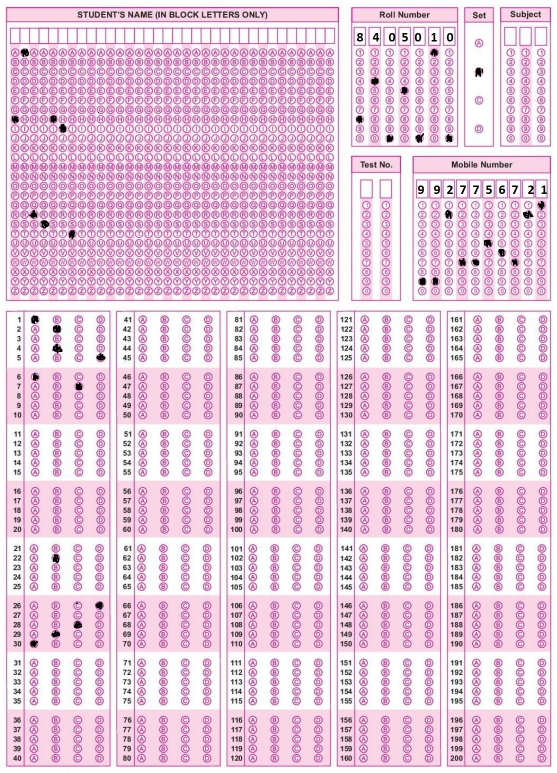
#> input picture 3.jpg, 1114 x 1546 px (shown at 1/2 size)
$ jupyter execute --allow-errors 'OMR Type 1.ipynb'
#> lines starting #> are read from the running program, lines starting #| are printed output that depends on the picture; after the words box and inside, x2 and y2 are one past the last pixel; in counts of white or black regions, pixels touching at a corner belong together
[cell 1]
## TO STACK ALL THE IMAGES IN ONE WINDOW
def stackImages(imgArray,scale,lables=[]):
    rows = len(imgArray)
    cols = len(imgArray[0])
    rowsAvailable = isinstance(imgArray[0], list)
    width = imgArray[0][0].shape[1]
    height = imgArray[0][0].shape[0]
    if rowsAvailable:
        for x in range ( 0, rows):
            for y in range(0, cols):
                imgArray[x][y] = cv2.resize(imgArray[x][y], (0, 0), None, scale, scale)
                if len(imgArray[x][y].shape) == 2: imgArray[x][y]= cv2.cvtColor( imgArray[x][y], cv2.COLOR_GRAY2BGR)
        imageBlank = np.zeros((height, width, 3), np.uint8)
        hor = [imageBlank]*rows
        hor_con = [imageBlank]*rows
        for x in range(0, rows):
            hor[x] = np.hstack(imgArray[x])
            hor_con[x] = np.concatenate(imgArray[x])
        ver = np.vstack(hor)
        ver_con = np.concatenate(hor)
    else:
        for x in range(0, rows):
            imgArray[x] = cv2.resize(imgArray[x], (0, 0), None, scale, scale)
            if len(imgArray[x].shape) == 2: imgArray[x] = cv2.cvtColor(imgArray[x], cv2.COLOR_GRAY2BGR)
        hor= np.hstack(imgArray)
        hor_con= np.concatenate(imgArray)
        ver = hor
    if len(lables) != 0:
        eachImgWidth= int(ver.shape[1] / cols)
        eachImgHeight = int(ver.shape[0] / rows)
        #print(eachImgHeight)
        for d in range(0, rows):
            for c in range (0,cols):
                cv2.rectangle(ver,(c*eachImgWidth,eachImgHeight*d),(c*eachImgWidth+len(lables[d])*13+27,30+eachImgHeight*d),(255,255,255),cv2.FILLED)
                cv2.putText(ver,lables[d],(eachImgWidth*c+10,eachImgHeight*d+20),cv2.FONT_HERSHEY_COMPLEX,0.7,(255,0,255),2)
    return ver

[cell 2]
def getCornerPoints(cont):
    peri = cv2.arcLength(cont, True) # LENGTH OF CONTOUR
    approx = cv2.approxPolyDP(cont, 0.02 * peri, True) # APPROXIMATE THE POLY TO GET CORNER POINTS
    return approx

[cell 3]
def rectContour(contours):

    rectCon = []
    max_area = 0
    for i in contours:
        area = cv2.contourArea(i)
        if area > 50:
            peri = cv2.arcLength(i, True)
            approx = cv2.approxPolyDP(i, 0.02 * peri, True)
            if len(approx) == 4:
                rectCon.append(i)
    rectCon = sorted(rectCon, key=cv2.contourArea,reverse=True)
    #print(len(rectCon))
    return rectCon

[cell 4]
def reorder(myPoints):

    myPoints = myPoints.reshape((4, 2)) # REMOVE EXTRA BRACKET
    print(myPoints)
    myPointsNew = np.zeros((4, 1, 2), np.int32) # NEW MATRIX WITH ARRANGED POINTS
    add = myPoints.sum(1)
    print(add)
    print(np.argmax(add))
    myPointsNew[0] = myPoints[np.argmin(add)]  #[0,0]
    myPointsNew[3] =myPoints[np.argmax(add)]   #[w,h]
    diff = np.diff(myPoints, axis=1)
    myPointsNew[1] =myPoints[np.argmin(diff)]  #[w,0]
    myPointsNew[2] = myPoints[np.argmax(diff)] #[h,0]

    return myPointsNew

[cell 5]
###########For Name
def hsplitBoxes(img,CN,RN):
    cols = np.hsplit(img,CN)
    boxes=[]
    for r in cols:
        rows= np.vsplit(r,RN)
        for box in rows:
            boxes.append(box)

    return boxes

[cell 6]
def vsplitAnsBoxes(img,CN,RN):
    rows = np.vsplit(img,RN)
    boxes=[]
    for r in rows:
        cols= np.hsplit(r,CN)
        for box in cols:
            boxes.append(box)

    return boxes

[cell 7]
# [7 lines left out: function vsplitBoxes, not called in this run]

[cell 8]
# [22 lines left out: function showAnswers, not called in this run]

[cell 9]
# [12 lines left out: function drawGrid, not called in this run]

[cell 10]
#convert list to string
def listToString(s):

    # initialize an empty string
    str1 = ""

    # traverse in the string
    for ele in s:
        str1 += ele

    # return string
    return str1

[cell 11]
def markGrades(name,roll,mobile,setcode,total,grade):
    with open('grades.csv','r+') as f:
        myDataList = f.readlines()
        nameList =[]
        for line in myDataList:
            entry = line.split(',')
            nameList.append(entry[0])
        if name not in  line:

            f.writelines(f'\n{name},{roll},{mobile},{setcode},{total},{grade}')

[cell 12]
import cv2
import numpy as np

[cell 13]
img=cv2.imread('3.jpg')
#> img is the input picture: shape (1546, 1114, 3); mean B, G, R 222.7, 203.2, 231.8

[cell 14]
#parameters
width_img=700
height_img=700


answers=[3,0,3,1,3,0,1,2,2,1,1,3,0,1,2,1,2,3,1,2,2,0,0,3,1,3,0,2,1,0]

[cell 15]
img=cv2.resize(img,(width_img,height_img))
#> img: shape (700, 700, 3)

[cell 16]
# preprocess our image        #10  50
imgBlank = np.zeros_like(img)
imgGray=cv2.cvtColor(img,cv2.COLOR_BGR2GRAY)
imgBlur = cv2.GaussianBlur(imgGray, (5, 5), 1) # ADD GAUSSIAN BLUR
imgCanny = cv2.Canny(imgBlur,50,220) # APPLY CANNY # detcting edges of the image
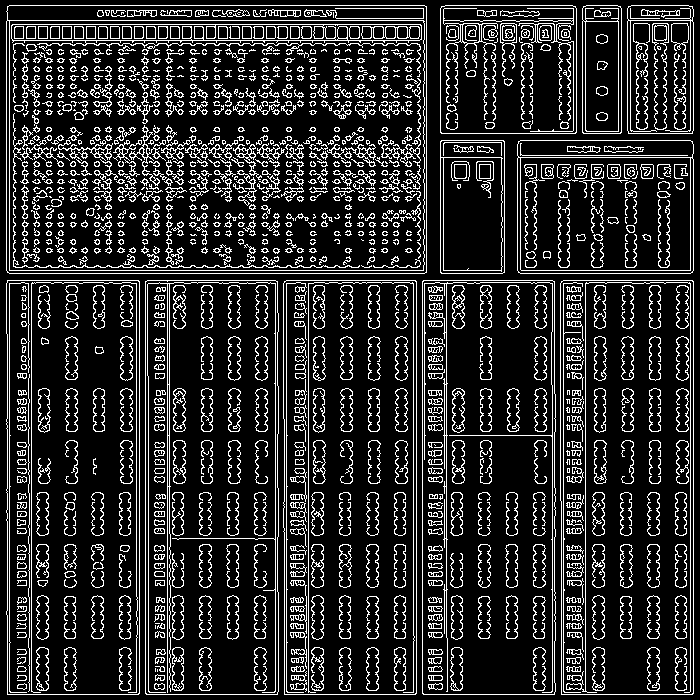
#> imgCanny: shape (700, 700); 16.3% white in thin lines or dots

[cell 17]
## FIND ALL COUNTOURS
imgContours = img.copy()

contours, hierarchy = cv2.findContours(imgCanny, cv2.RETR_EXTERNAL, cv2.CHAIN_APPROX_NONE) # FIND ALL CONTOURS
#> contours = 11 contours; largest, box (x1, y1, x2, y2) and area: (6, 5, 427, 274) 112537, (560, 280, 694, 695) 54864, (145, 280, 279, 695) 54860, (283, 280, 417, 695) 54806, (422, 280, 556, 695) 54760
cv2.drawContours(imgContours, contours, -1, (0, 255, 0), 5) # DRAW ALL DETECTED CONTOURS
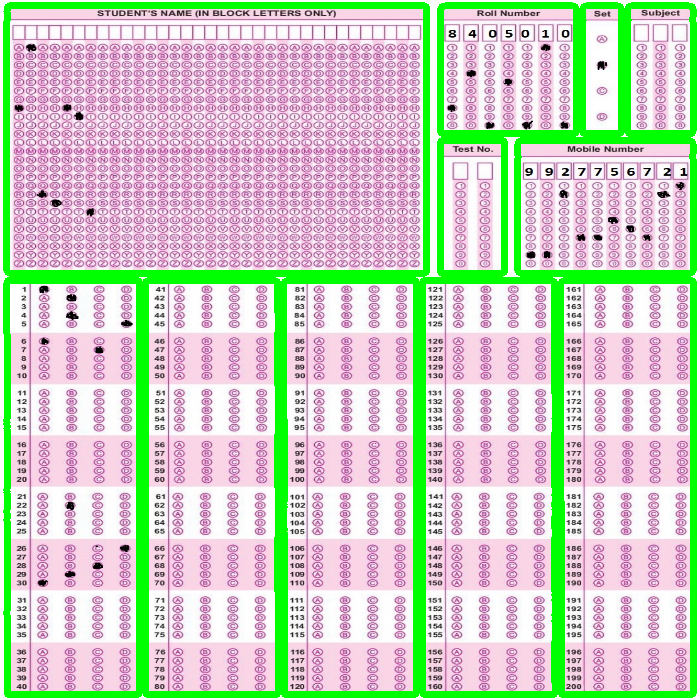
#> imgContours: shape (700, 700, 3); mean B, G, R 193.5, 207.6, 201.9

[cell 18]
#dont need of small rectangles and small area coutours
rectCons=rectContour(contours)   #fine all rect contour in our images
#> the loop in rectContour, `for i in contours:` made 11 passes
#> (area, peri, approx) on passes 1 to 6: (54863.5, 1091.1, [[563, 280], [561, 694], [692, 694], [693, 281]]), (54760.5, 1101, [[423, 280], [422, 693], [554, 694], [554, 281]]), (54805.5, 1094.4, [[286, 280], [284, 694], [415, 694], [416, 281]]), (54860.5, 1093.6, [[147, 280], [145, 693], [277, 694], [277, 281]]), (54716, 1098.3, [[7, 280], [7, 694], [138, 694], [139, 281]]), (23383, 615, [[518, 141], [518, 272], [692, 272], [692, 141]])
#> after the loop in rectContour, `for i in contours:`: rectCon has the same summary as contours outside rectContour
#> rectCons has the same summary as contours
nameContour=getCornerPoints(rectCons[0])  #for first biggest rectangle
#> in getCornerPoints, `peri = cv2.arcLength(cont, True)`: peri = 1373.3
#> in getCornerPoints, `approx = cv2.approxPolyDP(cont, 0.02 * peri, True)`: approx = [[7, 6], [7, 272], [426, 272], [426, 6]]
#> nameContour = [[7, 6], [7, 272], [426, 272], [426, 6]]
rollNumber=getCornerPoints(rectCons[7])#for forth biggest rectangle
#> rollNumber = [[441, 6], [441, 133], [576, 132], [575, 6]]
mobileNumber=getCornerPoints(rectCons[6])# for second biggest rectangle
#> mobileNumber = [[518, 141], [518, 272], [692, 272], [692, 141]]
answers1=getCornerPoints(rectCons[5])
#> answers1 = [[7, 280], [7, 694], [138, 694], [139, 281]]
answers2=getCornerPoints(rectCons[2])
#> answers2 = [[147, 280], [145, 693], [277, 694], [277, 281]]
answers3=getCornerPoints(rectCons[3])
#> answers3 = [[286, 280], [284, 694], [415, 694], [416, 281]]
answers4=getCornerPoints(rectCons[4])
#> answers4 = [[423, 280], [422, 693], [554, 694], [554, 281]]
answers5=getCornerPoints(rectCons[1])
#> answers5 = [[563, 280], [561, 694], [692, 694], [693, 281]]
setCode=getCornerPoints(rectCons[10])
#> setCode = [[586, 5], [582, 132], [620, 133], [621, 8]]

[cell 19]
print(len(rollNumber))
#| 4

[cell 20]
imgBiggestContour = img.copy()
if nameContour.size != 0 and rollNumber.size != 0:
    cv2.drawContours(imgBiggestContour, nameContour, -1, (0, 255, 0), 10)
    cv2.drawContours(imgBiggestContour,rollNumber , -1, (255, 0, 0), 10)
    cv2.drawContours(imgBiggestContour,mobileNumber , -1, (255, 0, 0), 10)
    cv2.drawContours(imgBiggestContour,answers1 , -1, (255, 0, 0), 10)
    cv2.drawContours(imgBiggestContour,answers2 , -1, (255, 0, 0), 10)
    cv2.drawContours(imgBiggestContour,answers3 , -1, (255, 0, 0), 10)
    cv2.drawContours(imgBiggestContour,answers4 , -1, (255, 0, 0), 10)
    cv2.drawContours(imgBiggestContour,answers5 , -1, (255, 0, 0), 10)
    cv2.drawContours(imgBiggestContour,setCode , -1, (0, 0, 255), 10)
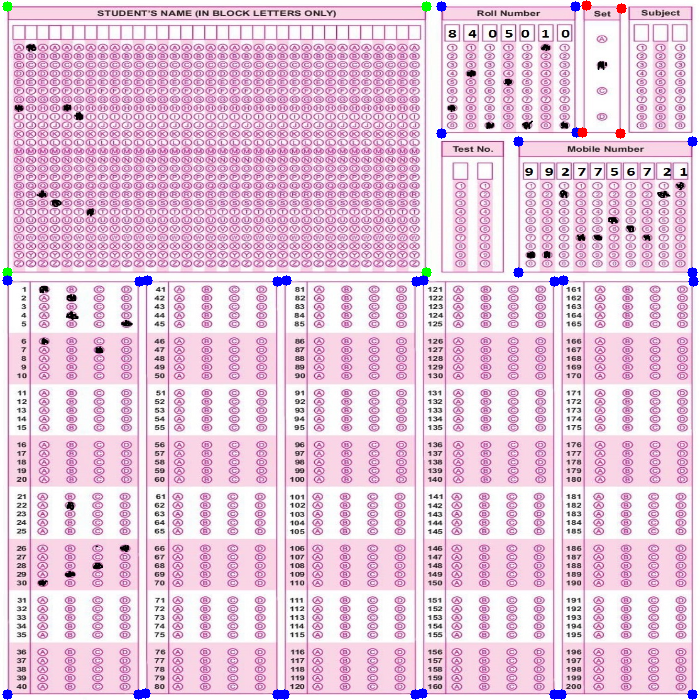
#> imgBiggestContour: shape (700, 700, 3); mean B, G, R 222.5, 202.1, 230.7
    nameContour=reorder(nameContour)
#> in reorder, `myPoints = myPoints.reshape((4, 2))`: myPoints = [[7, 6], [7, 272], [426, 272], [426, 6]]
#| [[  7   6]
#|  [  7 272]
#|  [426 272]
#|  [426   6]]
#> in reorder, `add = myPoints.sum(1)`: add = [13, 279, 698, 432]
#| [ 13 279 698 432]
#| 2
#> in reorder, `diff = np.diff(myPoints, axis=1)`: diff = [-1, 265, -154, -420]
#> nameContour = [[7, 6], [426, 6], [7, 272], [426, 272]]
    rollNumber=reorder(rollNumber)
#| [[441   6]
#|  [441 133]
#|  [576 132]
#|  [575   6]]
#| [447 574 708 581]
#| 2
#> rollNumber = [[441, 6], [575, 6], [441, 133], [576, 132]]
    mobileNumber=reorder(mobileNumber)
#| [[518 141]
#|  [518 272]
#|  [692 272]
#|  [692 141]]
#| [659 790 964 833]
#| 2
#> mobileNumber = [[518, 141], [692, 141], [518, 272], [692, 272]]
    answers1=reorder(answers1)
#| [[  7 280]
#|  [  7 694]
#|  [138 694]
#|  [139 281]]
#| [287 701 832 420]
#| 2
#> answers1 = [[7, 280], [139, 281], [7, 694], [138, 694]]
    answers2=reorder(answers2)
#| [[147 280]
#|  [145 693]
#|  [277 694]
#|  [277 281]]
#| [427 838 971 558]
#| 2
#> answers2 = [[147, 280], [277, 281], [145, 693], [277, 694]]
    answers3=reorder(answers3)
#| [[286 280]
#|  [284 694]
#|  [415 694]
#|  [416 281]]
#| [ 566  978 1109  697]
#| 2
#> answers3 = [[286, 280], [416, 281], [284, 694], [415, 694]]
    answers4=reorder(answers4)
#| [[423 280]
#|  [422 693]
#|  [554 694]
#|  [554 281]]
#| [ 703 1115 1248  835]
#| 2
#> answers4 = [[423, 280], [554, 281], [422, 693], [554, 694]]
    answers4=reorder(answers5)
#| [[563 280]
#|  [561 694]
#|  [692 694]
#|  [693 281]]
#| [ 843 1255 1386  974]
#| 2
#> answers4 = [[563, 280], [693, 281], [561, 694], [692, 694]]
    setCode=reorder(setCode)
#| [[586   5]
#|  [582 132]
#|  [620 133]
#|  [621   8]]
#| [591 714 753 629]
#| 2
#> setCode = [[586, 5], [621, 8], [582, 132], [620, 133]]
############################################################################################################################
###########################################################################################################################
################################################################################################################################


    ###############################################@###########
    namepts1 = np.float32(nameContour) # PREPARE POINTS FOR WARP
#> namepts1 = [[7, 6], [426, 6], [7, 272], [426, 272]]
    namepts2 = np.float32([[0, 0],[width_img, 0], [0, height_img],[width_img, height_img]]) # PREPARE POINTS FOR WARP
    matrix = cv2.getPerspectiveTransform(namepts1, namepts2) # GET TRANSFORMATION MATRIX
#> matrix = [[1.67, 1e-18, -11.69], [4.17e-18, 2.63, -15.79], [-4.18e-19, -9.54e-21, 1]]
    nameWarpColored = cv2.warpPerspective(img, matrix, (width_img, height_img)) # APPLY WARP PERSPECTIVE
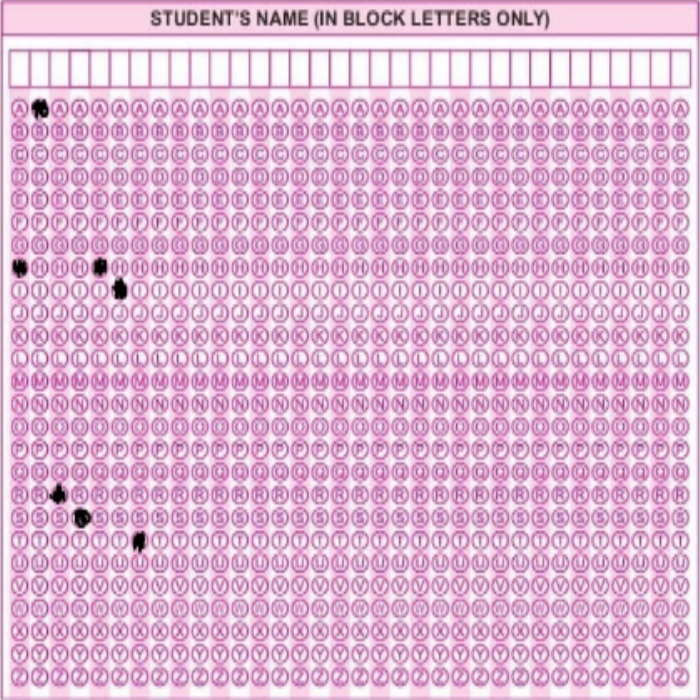
#> nameWarpColored: shape (700, 700, 3); mean B, G, R 211.9, 181.9, 222.8

    # APPLY THRESHOLD
    nameWarpGray = cv2.cvtColor(nameWarpColored,cv2.COLOR_BGR2GRAY) # CONVERT TO GRAYSCALE
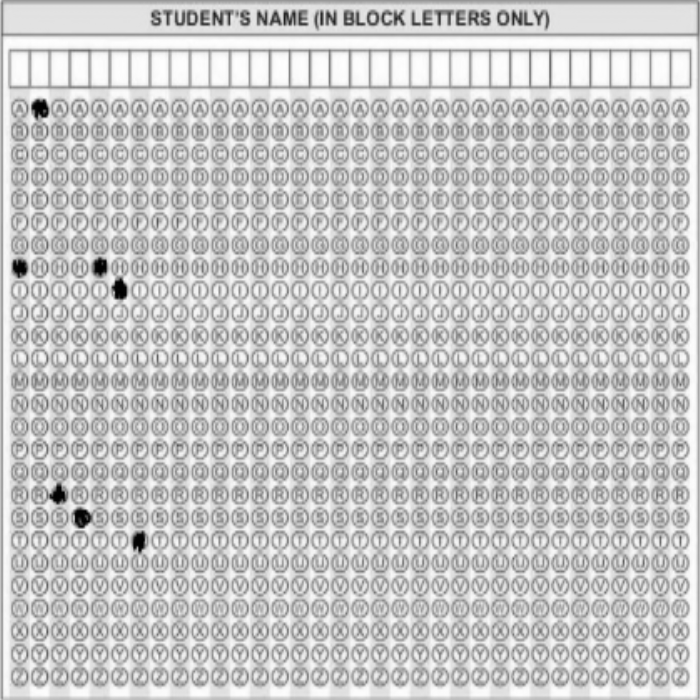
#> nameWarpGray: shape (700, 700); min 1, max 255, mean 197.5
    nameThresh = cv2.threshold(nameWarpGray, 170, 245,cv2.THRESH_BINARY_INV )[1] # APPLY THRESHOLD AND INVERSE
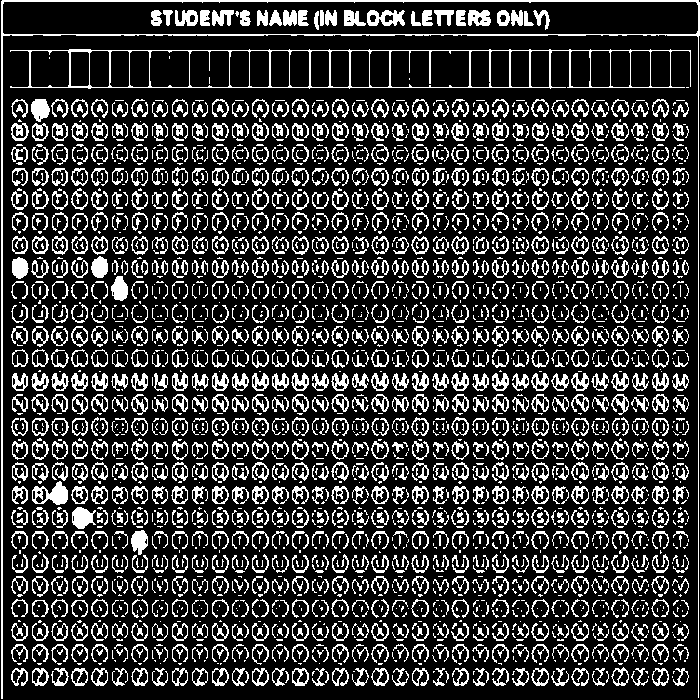
#> nameThresh: shape (700, 700); values 0 (black) and 245 (white), 22.7% white in thin lines or dots
    nameCropped = nameThresh[93:width_img-9,10:height_img-10]
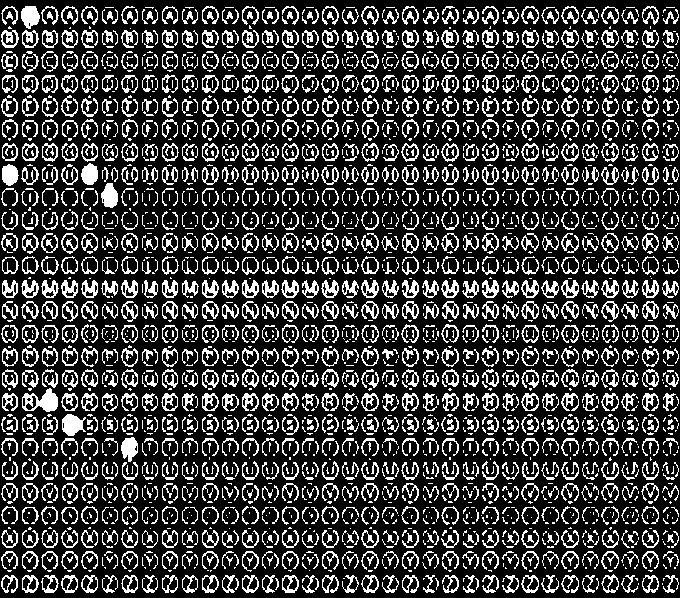
#> nameCropped: shape (598, 680); values 0 (black) and 245 (white), 24.4% white in thin lines or dots
    nameboxes = hsplitBoxes(nameCropped,34,26) # GET INDIVIDUAL BOXES
#> in hsplitBoxes, `cols = np.hsplit(img,CN)`: cols = 34 items
#> the loop in hsplitBoxes, `for r in cols:` made 34 passes
#> after the loop in hsplitBoxes, `for r in cols:`: boxes = 884 items
#> nameboxes = 884 items


#     cv2.imshow("Split Test ", boxes[19])
#     cv2.waitKey(0)
#Getting nonZero pixel values of each box
    nameCol=34
    nameRow=26
    countR=0
    countC=0
    namePixelVal = np.zeros((nameCol,nameRow)) # TO STORE THE NON ZERO VALUES OF EACH BOX
    for image in nameboxes:
        #cv2.imshow(str(countR)+str(countC),image)
        totalnamePixels = cv2.countNonZero(image)
        namePixelVal[countR][countC]= totalnamePixels
        countC += 1
        if (countC==nameRow):countC=0;countR +=1
#> this loop made 884 passes
#> totalnamePixels on passes 1 to 8: 114, 174, 143, 133, 130, 120, 131, 272
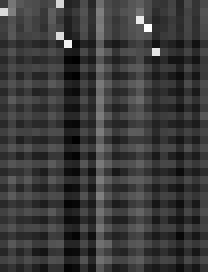
#> namePixelVal: shape (34, 26) float64 (shown 8 times larger); min 52, max 314, mean 112.2; drawn with min black and max white
#> after the loop, countC = 0; countR = 34

 # FIND THE USER ANSWERS AND PUT THEM IN A LIST
    myNameIndex=[]
    for x in range (0,nameCol):
        arr = namePixelVal[x]
        nameIndexVal = np.where(arr == np.amax(arr))
        if np.amax(arr)>200:
            myNameIndex.append(nameIndexVal[0][0])
        else:
            myNameIndex.append(' ')
#> this loop made 34 passes
#> nameIndexVal on passes 1 to 8: ([7],), ([0],), ([17],), ([18],), ([7],), ([8],), ([19],), ([12],)
#> after the loop, myNameIndex = 34 items, first 6: 7, 0, 17, 18, 7, 8

#     print(myNameIndex)

################################################################################################################################
###############################################################################################################################
##############################################################################################################################


# #     print(cv2.countNonZero(boxes[1]),cv2.countNonZero(boxes[2]))

    ##############################################################
    rollpts1 = np.float32(rollNumber) # PREPARE POINTS FOR WARP
#> rollpts1 = [[441, 6], [575, 6], [441, 133], [576, 132]]
    rollpts2 = np.float32([[0, 0],[width_img, 0], [0, height_img],[width_img, height_img]]) # PREPARE POINTS FOR WARP
    matrix = cv2.getPerspectiveTransform(rollpts1, rollpts2) # GET TRANSFORMATION MATRIX
#> matrix = [[5.05, 4.87e-16, -2229.2], [1.39e-17, 5.42, -32.5], [-5.69e-05, 5.78e-05, 1]]
    rollWarpColored = cv2.warpPerspective(img, matrix, (width_img, height_img)) # APPLY WARP PERSPECTIVE
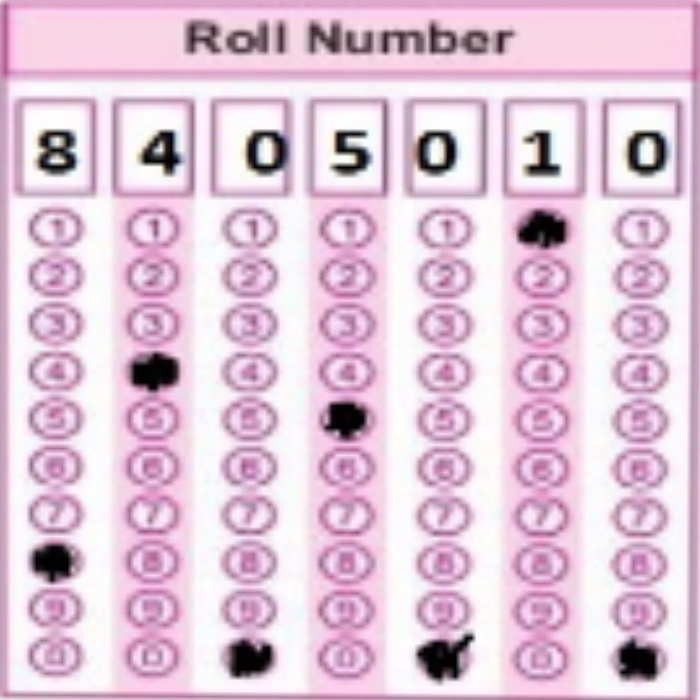
#> rollWarpColored: shape (700, 700, 3); mean B, G, R 216.5, 198, 224.2

        # APPLY THRESHOLD
    rollWarpGray = cv2.cvtColor(rollWarpColored,cv2.COLOR_BGR2GRAY) # CONVERT TO GRAYSCALE
    rollThresh = cv2.threshold(rollWarpGray, 170, 245,cv2.THRESH_BINARY_INV )[1] # APPLY THRESHOLD AND INVERSE
#> rollThresh: shape (700, 700); values 0 (black) and 245 (white), 15.3% white; 385 white regions (38 under 20 px), largest, box (x1, y1, x2, y2) and area: (2, 85, 697, 700) 3214, (416, 633, 475, 683) 1946, (127, 351, 181, 401) 1927
#> (the rest of the program and of its run is left out)
